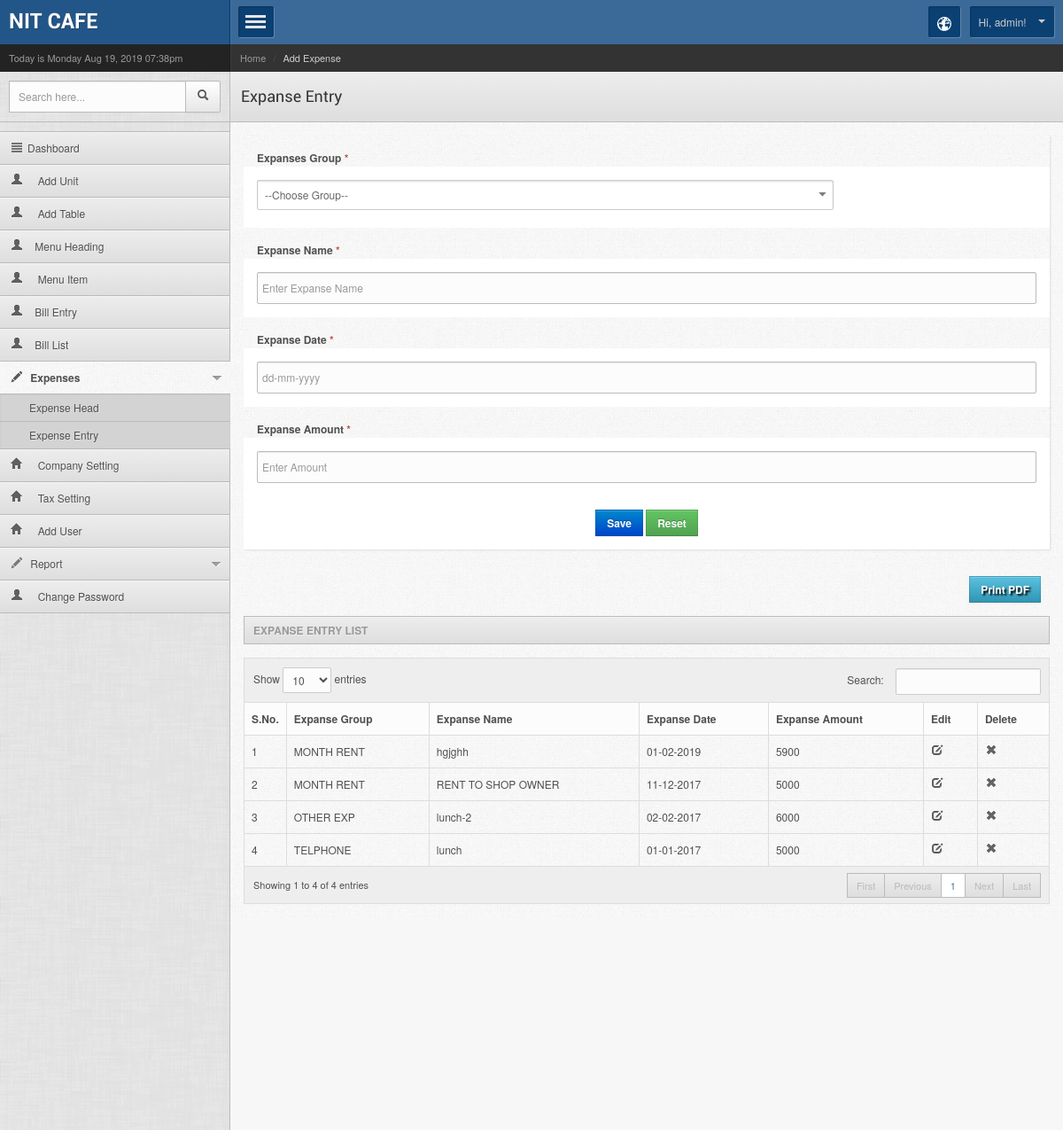
The page /admin/expanse.php (signed in) on the database its author committed.
### tables this page shows
CREATE TABLE IF NOT EXISTS `company_setting` (
  `compid` int(11) NOT NULL AUTO_INCREMENT,
  `comp_name` varchar(100) NOT NULL,
  `gstno` varchar(100) NOT NULL,
  `landlineno` varchar(100) NOT NULL,
  `mobile` varchar(50) NOT NULL,
  `mobile2` varchar(10) NOT NULL,
  `address` text NOT NULL,
  `address2` text NOT NULL,
  `email_id` varchar(100) NOT NULL,
  `email1` varchar(200) NOT NULL,
  `email2` varchar(200) NOT NULL,
  `term_cond` text NOT NULL,
  `ipaddress` varchar(25) NOT NULL,
  `createdate` datetime NOT NULL,
  `lastupdated` datetime NOT NULL,
  PRIMARY KEY (`compid`)
);

CREATE TABLE IF NOT EXISTS `user` (
  `userid` int(11) NOT NULL AUTO_INCREMENT,
  `username` varchar(100) NOT NULL,
  `password` varchar(50) NOT NULL,
  `usertype` varchar(10) NOT NULL,
  `enable` varchar(20) NOT NULL,
  `createdby` int(11) NOT NULL,
  `ipaddress` varchar(30) NOT NULL,
  `createdate` datetime NOT NULL,
  PRIMARY KEY (`userid`)
);

CREATE TABLE IF NOT EXISTS `expanse` (
  `expanse_id` int(11) NOT NULL AUTO_INCREMENT,
  `ex_group_id` int(11) NOT NULL,
  `exp_name` varchar(200) NOT NULL,
  `exp_date` date NOT NULL,
  `exp_amount` float NOT NULL,
  `createdby` int(11) NOT NULL,
  `ipaddress` varchar(100) NOT NULL,
  `lastupdated` date NOT NULL,
  `createdate` date NOT NULL,
  PRIMARY KEY (`expanse_id`)
);

CREATE TABLE IF NOT EXISTS `m_expanse_group` (
  `ex_group_id` int(11) NOT NULL AUTO_INCREMENT,
  `group_name` varchar(100) NOT NULL,
  `enable` varchar(20) NOT NULL,
  `createdby` int(11) NOT NULL,
  `ipaddress` varchar(25) NOT NULL,
  `lastupdated` date NOT NULL,
  `createdate` date NOT NULL,
  PRIMARY KEY (`ex_group_id`)
);

### adminsession.php (called while the page is built, shortened)
<?php
if(isset($_SESSION['usertype']) && $_SESSION['usertype'] != "" && isset($_SESSION['userid']) && $_SESSION['userid'] != "")
	{
		include_once("lib/getval.php");
		$cmn = new Comman();
		$loginid = $_SESSION['userid'];
	}
else
	echo "<script>location='../index.php?msg=invalid' </script>" ;
?>

### lib/getval.php (called while the page is built, shortened)
<?php
class Comman {
function getvalfield($table,$field,$where)
{
	$sql = "select $field from $table where $where";
	$getvalue = mysql_query($sql);
	$getval = mysql_fetch_row($getvalue);
	return $getval[0];
}
function dateformatindia($date)
{
	$ndate = explode("-",$date);
	$year = $ndate[0];
	$day = $ndate[2];
	$month = $ndate[1];
	if($date == "0000-00-00" || $date =="")
	return "";
	else
	return $day . "-" . $month . "-" . $year;
}
}
?>

### admin/expanse.php (the view, shortened to what this page needs)
<?php include("../adminsession.php");
$pagename = "expanse.php";
$module = "Add Expense";
$submodule = "Expanse Entry";
$btn_name = "Save";
?>
<!DOCTYPE html>
<head>
<?php include("inc/top_files.php"); ?>
</head>
<body>
<div class="mainwrapper">
    <?php include("inc/left_menu.php"); ?>
   <div class="rightpanel">
    	<?php include("inc/header.php"); ?>
        <div class="maincontent">
        	<div class="contentinner">
                <div class="widgetcontent  shadowed nopadding">
                    <form class="stdform stdform2" method="post" action="">
                    <div class="lg-12 md-12 sm-12">
                                <label>Expanses Group <span class="text-error">*</span></label>
                                <span class="field">
                      </span>
                     </div>
                       <div class="lg-12 md-12 sm-12">
                                <label>Expanse  Name <span class="text-error">*</span></label>
                                <span class="field"><input type="text" name="exp_name" id="exp_name" class="input-xxlarge" value="<?php echo $exp_name;?>"
                                autofocus autocomplete="off" placeholder="Enter Expanse Name" /></span>
                     </div>
                       <div class="lg-12 md-12 sm-12">
                                <label>Expanse  Date <span class="text-error">*</span></label>
                                <span class="field"><input type="text" name="exp_date" id="exp_date" class="input-xxlarge" value="<?php echo $cmn->dateformatindia($exp_date);?>"  autofocus autocomplete="off" placeholder="dd-mm-yyyy"  data-inputmask="'alias': 'dd-mm-yyyy'" data-mask /></span>
                     </div>
                       <div class="lg-12 md-12 sm-12">
                                <label>Expanse  Amount <span class="text-error">*</span></label>
                                <span class="field"><input type="text" name="exp_amount" id="exp_amount" class="input-xxlarge" value="<?php echo $exp_amount;?>"
                                autofocus autocomplete="off" placeholder="Enter Amount" /></span>
                     </div>
                          <center> <p class="stdformbutton">
                                <button  type="submit" name="submit" class="btn btn-primary" onClick="return checkinputmaster('ex_group_id,exp_name,exp_date,exp_amount'); ">
								<?php echo $btn_name; ?></button>
                                <a href="expanse.php"  name="reset" id="reset" class="btn btn-success">Reset</a>
                            </p> </center>
                        </form>
                    </div>
                    <p align="right" style="margin-top:7px; margin-right:10px;"> <a href="pdf_expanse.php" class="btn btn-info" target="_blank">
                    <span style="font-weight:bold;text-shadow: 2px 2px 2px #000; color:#FFF">Print PDF</span></a></p>
                <h4 class="widgettitle"><?php echo $submodule; ?> List</h4>
            	<table class="table table-bordered" id="dyntable">
                    <colgroup>
                        <col class="con0" style="align: center; width: 4%" />
                        <col class="con1" />
                        <col class="con0" />
                        <col class="con1" />
                        <col class="con0" />
                        <col class="con1" />
                    </colgroup>
                    <thead>
                        <tr>
                          	<th class="head0 nosort">S.No.</th>
                             <th class="head0">Expanse Group</th>
                            <th class="head0">Expanse Name</th>
                            <th class="head0">Expanse Date</th>
                            <th class="head0">Expanse Amount</th>
                            <th class="head0">Edit</th>
                            <th class="head0">Delete</th>
                        </tr>
                    </thead>
                    <tbody>
                               <?php
									$slno=1;
									$sql_get = mysql_query("select * from expanse where 1=1 order by expanse_id desc");
									while($row_get = mysql_fetch_assoc($sql_get))
									{
										$group_name = $cmn->getvalfield("m_expanse_group","group_name","ex_group_id = '$row_get[ex_group_id]'");
									   ?> <tr>
                                                <td><?php echo $slno++; ?></td>
                                                 <td><?php echo $group_name; ?></td>
                                                <td><?php echo $row_get['exp_name']; ?></td>
                                                <td><?php echo $cmn->dateformatindia($row_get['exp_date']); ?></td>
                                                <td><?php echo $row_get['exp_amount']; ?></td>
                              					<td><a class='icon-edit' title="Edit" href='?expanse_id=<?php echo  $row_get['expanse_id'] ; ?>'></a></td>
                                                <td>
                                                <a class='icon-remove' title="Delete" onclick='funDel(<?php echo  $row_get['expanse_id']; ?>);' style='cursor:pointer'></a>
                                                </td>
                        </tr>
                        <?php
						}
						?>
                    </tbody>
                </table>
            </div>
        </div>
    </div>
</div>
</body>
</html>

### admin/inc/left_menu.php (shortened to what this page needs)
<div class="leftpanel">
        <div class="logopanel">
        	<h1><a href="index.php"><?php echo $cmn->getvalfield("company_setting","comp_name","1=1"); ?></a></h1>
        </div>
        <div class="datewidget">Today is <?php echo date('l M d, Y h:ia'); ?> </div>
    	<div class="searchwidget">
        	<form action="" method="post">
            	<div class="input-append">
                    <input type="text" class="span2 search-query" placeholder="Search here...">
                    <button type="submit" class="btn"><span class="icon-search"></span></button>
                </div>
            </form>
        </div>
<?php
$sqlgettable1=mysql_query("select * from m_table order by table_id");
$rowgettable1=mysql_fetch_assoc($sqlgettable1);
$tableno1=$rowgettable1['table_id'];
 ?>
        <div class="leftmenu">
            <ul class="nav nav-tabs nav-stacked" id="mymenu">
              <li <?php if($pagename == "index.php") { ?>class="active" <?php } ?>><a href="index.php"><span class="icon-align-justify"></span>Dashboard</a></li>
                <li <?php if($pagename == "master_unit.php") { ?>class="active" <?php } ?>><a href="master_unit.php"><i class="icon-user"></i>
                  &nbsp;&nbsp;&nbsp;
                 Add Unit</a></li>
                 <li <?php if($pagename == "master_add_table.php") { ?>class="active" <?php } ?>><a href="master_add_table.php"><i class="icon-user"></i>
                  &nbsp;&nbsp;&nbsp;
                 Add Table</a></li>
                 <li <?php if($pagename == "master_pcat.php") { ?>class="active" <?php } ?>><a href="master_pcat.php"><i class="icon-user"></i>&nbsp;&nbsp;&nbsp;
                 Menu Heading </a></li>
                  <li <?php if($pagename == "master_product.php") { ?>class="active" <?php } ?>><a href="master_product.php"><i class="icon-user"></i>
                  &nbsp;&nbsp;&nbsp;
                Menu Item </a></li>
                <li <?php if($pagename == "in-entry.php") { ?>class="active" <?php } ?>><a href="in-entry.php?table_id=<?php echo $tableno1; ?>"><i class="icon-user"></i>&nbsp;&nbsp;&nbsp;
                Bill Entry</a></li>
                <li <?php if($pagename == "bill_report_list.php") { ?>class="active" <?php } ?>><a href="bill_report_list.php"><i class="icon-user"></i>&nbsp;&nbsp;&nbsp;
                Bill List</a></li>
                <li class="dropdown  <?php if($pagename == "master_expanse_group.php" || $pagename == "expanse.php") { ?>active <?php } ?>"><a href="#"><span class="icon-pencil"></span> Expenses</a>
                	<ul <?php if($pagename == "master_expanse_group.php" || $pagename == "expanse.php") { ?>style="display: block"  <?php } ?>>
                    	<li><a href="master_expanse_group.php">Expense Head</a></li>
                        <li><a href="expanse.php">Expense Entry</a></li>
                    </ul>
                </li>
               <li <?php if($pagename == "company_setting.php") { ?>class="active" <?php } ?>><a href="company_setting.php"><i class="icon-home"></i>
                  &nbsp;&nbsp;&nbsp;
                 Company Setting </a></li>
                  <li <?php if($pagename == "tax_setting.php") { ?>class="active" <?php } ?>><a href="tax_setting.php"><i class="icon-home"></i>
                  &nbsp;&nbsp;&nbsp;
                 Tax Setting</a></li>
                <li <?php if($pagename == "master_user.php") { ?>class="active" <?php } ?>><a href="master_user.php"><i class="icon-home"></i>
                  &nbsp;&nbsp;&nbsp;
                Add User	</a></li>
                <li class="dropdown  <?php if($pagename == "bill_report_list.php" || $pagename == "payment_receiving.php" || $pagename == "expanse_report.php") { ?>active <?php } ?>"><a href="#"><span class="icon-pencil"></span> Report</a>
                </li>
                <li <?php if($pagename == "changepassword.php" ) { ?>class="active" <?php } ?>><a href="changepassword.php"><i class="icon-user"></i>
                &nbsp;&nbsp;&nbsp;
                 Change Password</a></li>
            </ul>
        </div>
    </div>

### admin/inc/header.php (shortened to what this page needs)
<div class="headerpanel">
       	<a href="#" class="showmenu"></a>
           <div class="headerright">
           	<div class="dropdown notification">
                   <a class="dropdown-toggle" data-toggle="dropdown" data-target="#" href="http://themetrace.com/page.html">
                   	<span class="iconsweets-globe iconsweets-white"></span>
                   </a>
               </div>
   			<div class="dropdown userinfo">
                   <a class="dropdown-toggle" data-toggle="dropdown" data-target="#" href="">Hi, <?php echo $cmn->getvalfield("user","username ","userid = '$loginid' "); ?>! <b class="caret"></b></a>
               </div>
           </div>
   	</div>
       <div class="breadcrumbwidget">
       	<ul class="breadcrumb">
               <li><a href="">Home</a> <span class="divider">/</span></li>
               <li class="active"><?php echo $module; ?></li>
           </ul>
       </div>
     	<div class="pagetitle">
       	<h1><?php echo $submodule; ?>
            </h1>
       </div>

### rows shown on the page
company_setting: comp_name "NIT CAFE"
user: username "admin"
expanse: ex_group.group_name "MONTH RENT", exp_name "hgjghh", exp_date "01-02-2019", exp_amount "5900"
expanse: ex_group.group_name "MONTH RENT", exp_name "RENT TO SHOP OWNER", exp_date "11-12-2017", exp_amount "5000"
expanse: ex_group.group_name "OTHER EXP", exp_name "lunch-2", exp_date "02-02-2017", exp_amount "6000"
expanse: ex_group.group_name "TELPHONE", exp_name "lunch", exp_date "01-01-2017", exp_amount "5000"

### other values the page prints
$module "Add Expense"
$submodule "Expanse Entry"
$btn_name "Save"
$submodule "EXPANSE ENTRY"
